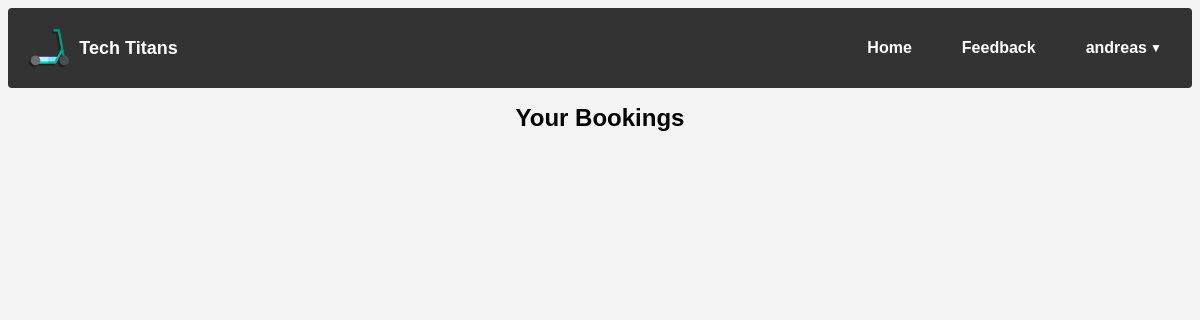
The app's page /bookings (signed in), older data.
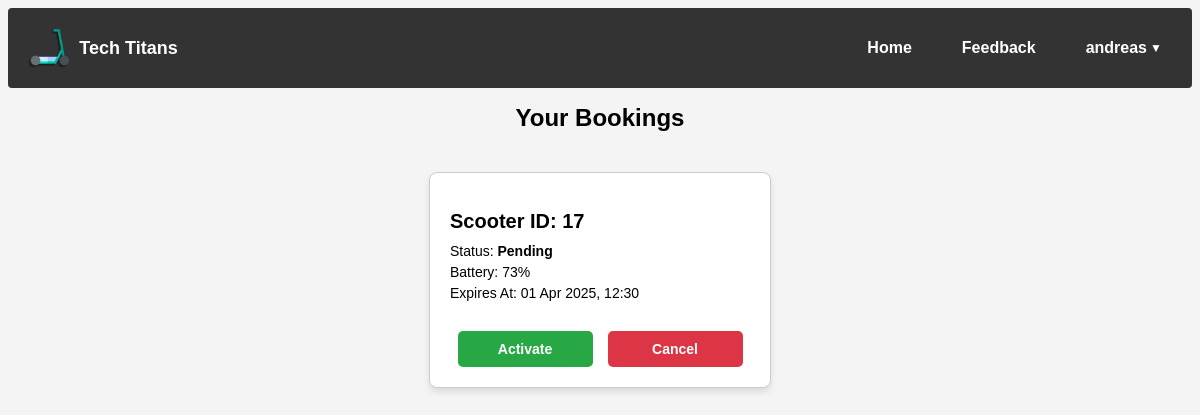
The same page, newer data.
### tables this page shows
CREATE TABLE bookings (
        id INTEGER PRIMARY KEY AUTOINCREMENT,
        user_id INTEGER NOT NULL,
        scooter_id INTEGER NOT NULL,
        status TEXT NOT NULL CHECK (status IN ('pending', 'active')),
        expires_at DATETIME NOT NULL,
        created_at DATETIME NOT NULL,
        activated_at DATETIME,
        FOREIGN KEY (user_id) REFERENCES users (id),
        FOREIGN KEY (scooter_id) REFERENCES scooters (id)
    );

CREATE TABLE scooters (
        id INTEGER PRIMARY KEY AUTOINCREMENT,
        lat REAL NOT NULL,
        lng REAL NOT NULL,
        battery INTEGER NOT NULL,
        isBooked BOOLEAN NOT NULL DEFAULT 0,
        needs_fixing BOOLEAN NOT NULL DEFAULT 0
    );

### main.py (the view)
@app.get("/bookings")
def view_bookings(request: Request):
    session = get_session(request)
    if not session:
        return RedirectResponse("/login", status_code=303)
    conn = sqlite3.connect(DATABASE)
    cursor = conn.cursor()
    if session.get("is_admin"):
        cursor.execute("""
            SELECT b.id, b.scooter_id, b.status, b.expires_at, s.battery, u.username
            FROM bookings b
            JOIN scooters s ON b.scooter_id = s.id
            JOIN users u ON b.user_id = u.id
        """)
        bookings = [
            {
                "id": row[0],
                "scooter_id": row[1],
                "status": row[2],
                "expires_at": row[3],
                "battery": row[4],
                "username": row[5]
            }
            for row in cursor.fetchall()
        ]
    else:
        user_id = session["user_id"]
        cursor.execute("""
            SELECT b.id, b.scooter_id, b.status, b.expires_at, s.battery
            FROM bookings b
            JOIN scooters s ON b.scooter_id = s.id
            WHERE b.user_id = ?
        """, (user_id,))
        bookings = [
            {
                "id": row[0],
                "scooter_id": row[1],
                "status": row[2],
                "expires_at": row[3],
                "battery": row[4]
            }
            for row in cursor.fetchall()
        ]
    conn.close()
    error = request.cookies.get("bookings_error")
    response = templates.TemplateResponse("bookings.html", {
        "request": request,
        "bookings": bookings,
        "session": session,
        "error": error
    })
    response.delete_cookie("bookings_error")
    return response

### templates/bookings.html (shortened to what this page needs)
<!DOCTYPE html>
<html lang="en">
<head>
    <link rel="stylesheet" href="{{ url_for('static', path='/css/style.css') }}">
</head>
<body>
    <header>
        <nav>
            <div class="nav-left">
                <a href="/" class="nav-logo">
                    <img src="{{ url_for('static', path='/images/electric-scooter.png') }}" alt="Home" class="nav-logo-img">
                    <span class="nav-logo-text">Tech Titans</span>
                </a>
            </div>
            <div class="nav-right">
                <a href="/" class="nav-button">Home</a>
                <a href="/feedback" class="nav-button">Feedback</a>
                <div class="dropdown">
                    <button class="dropbtn">{{ session['username'] }}</button>
                </div>
            </div>
        </nav>
    </header>
    <main>
        <h1>Your Bookings</h1>
        <div class="bookings-container">
            {% for booking in bookings %}
            <div class="booking-card">
                <h2>Scooter ID: {{ booking.scooter_id }}</h2>
                <p>Status: <strong>{{ booking.status | capitalize }}</strong></p>
                <p>Battery: {{ booking.battery }}%</p>
                {% if booking.status != 'active' %}
                <p>Expires At: {{ booking.expires_at | datetimeformat }}</p>
                {% endif %}
                <div class="booking-actions">
                    {% if booking.status == 'pending' %}
                    <form method="post" action="/activate-booking" class="inline-form">
                        <button type="submit" class="btn btn-green">Activate</button>
                    </form>
                    <form method="post" action="/delete-booking" class="inline-form">
                        <button type="submit" class="btn btn-red">Cancel</button>
                    </form>
                    {% elif booking.status == 'active' %}
                    <form method="post" action="/delete-booking" class="inline-form">
                        <input type="hidden" name="booking_id" value="{{ booking.id }}">
                        <button type="submit" class="btn btn-red">Stop</button>
                    </form>
                    {% endif %}
                </div>
            </div>
            {% endfor %}
        </div>
    </main>
</body>
</html>

### static/css/style.css (style rules this page uses)
body { font-family: Arial, sans-serif; text-align: center; background-color: #f4f4f4; }
header { background-color: #333; color: white; padding: 10px 10px; display: flex; justify-content: space-between; align-items: center; height: 80px; box-sizing: border-box; border-radius: 4px; }
nav { display: flex; justify-content: space-between; align-items: center; padding: 0; width: 100%; box-sizing: border-box; }
.nav-left { display: flex; align-items: center; }
.nav-right { display: flex; align-items: center; margin-left: auto; }
nav a { color: white; text-decoration: none; margin: 0 10px; }
h1 { font-size: 24px; }
form { margin: 20px auto; padding: 10px; border: 1px solid #ccc; background-color: #fff; width: 350px; text-align: left; display: flex; align-items: center; flex-direction: column; border-radius: 4px; }
form input, form textarea, form button { width: 90%; padding: 8px; margin-bottom: 10px; border: 1px solid #ccc; border-radius: 4px; }
form button { background-color: #333; color: white; border: none; cursor: pointer; }
.nav-button { padding: 0 15px; text-decoration: none; color: white; background-color: transparent; border-radius: 5px; margin-right: 10px; font-weight: bold; transition: background-color 0.3s ease; height: 40px; font-size: 16px; line-height: 40px; display: inline-block; text-align: center; }
.dropdown { display: inline-block; position: relative; }
.dropbtn { background-color: transparent; color: white; padding: 10px 15px; padding-right: 25px; border: none; border-radius: 5px; cursor: default; margin-right: 10px; margin-left: 10px; font-size: 16px; width: auto; height: 40px; line-height: 1; font-weight: bold; transition: background-color 0.3s ease, color 0.3s ease; position: relative; }
.dropbtn::after { content: "▼"; font-size: 12px; color: white; position: absolute; right: 10px; top: 50%; transform: translateY(-50%); pointer-events: none; transition: color 0.3s ease; }
.nav-logo { display: flex; align-items: center; margin-right: 10px; text-decoration: none; }
.nav-logo-img { height: 40px; width: auto; cursor: pointer; transition: transform 0.2s ease; }
.nav-logo-text { color: white; font-size: 18px; font-weight: bold; margin-left: 10px; text-decoration: none; display: inline-block; }
.bookings-container { display: flex; flex-wrap: wrap; justify-content: center; gap: 20px; margin-top: 20px; }
.booking-card { background-color: #fff; border: 1px solid #ccc; border-radius: 8px; box-shadow: 0 4px 6px rgba(0, 0, 0, 0.1); padding: 20px; width: 300px; text-align: left; margin: 20px auto; }
.booking-card h2 { font-size: 20px; margin-bottom: 10px; }
.booking-card p { margin: 5px 0; font-size: 14px; }
.booking-card .btn { display: block; margin-top: 15px; text-align: center; }
.booking-actions { display: flex; justify-content: space-between; margin-top: 15px; }
.btn { padding: 10px 15px; border: none; border-radius: 5px; font-size: 14px; cursor: pointer; font-weight: bold; text-align: center; transition: background-color 0.3s ease; display: inline-block; margin: 0 auto; text-decoration: none; }
.btn-green { background-color: #28a745; color: white; }
.btn-red { background-color: #dc3545; color: white; }
.inline-form { display: inline; margin: 0 auto; padding: 0; border: none; text-align: center; }

Row changes from the older to the newer data that the page shows:
added bookings: scooter_id "17", status "Pending", battery "73", expires_at "01 Apr 2025, 12:30"
